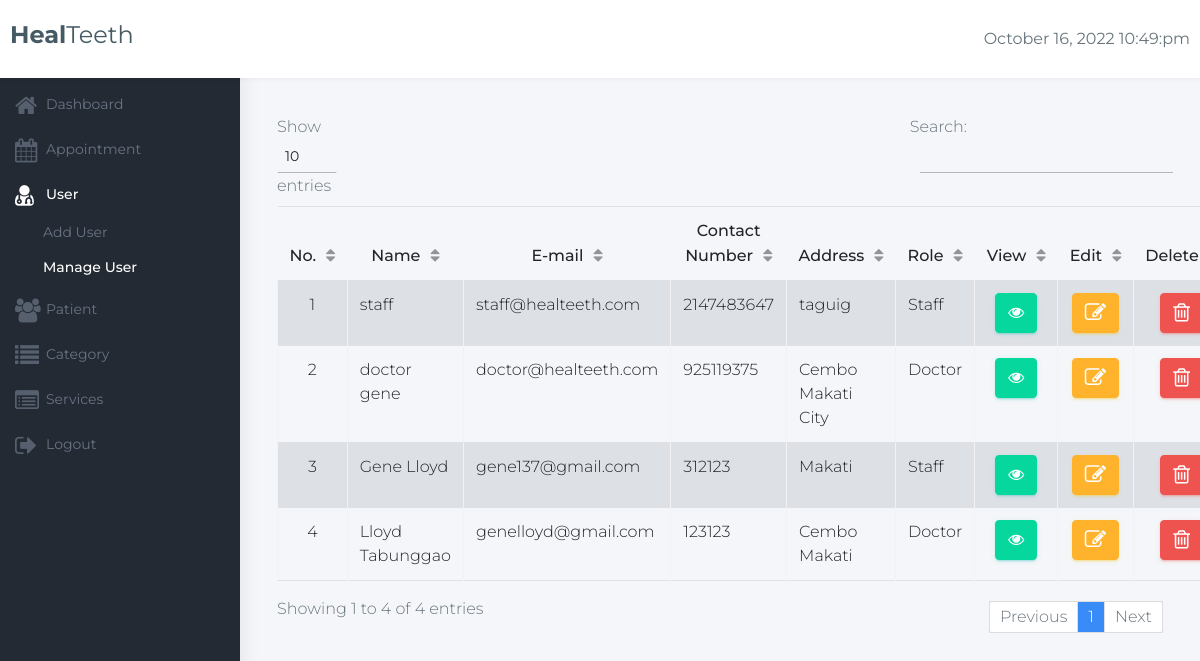
Page /manage_user.php (signed in) on the earlier database version.
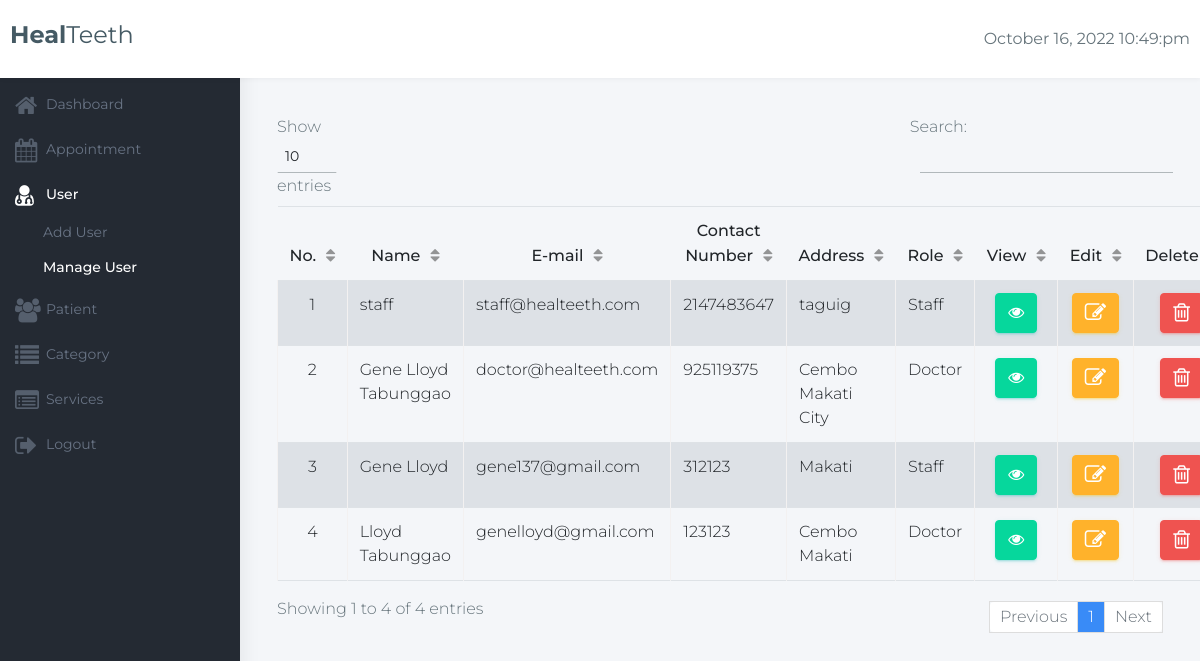
Same page on the later database version.
### tables this page shows
CREATE TABLE `user` (
  `id` int(11) NOT NULL,
  `full_name` varchar(100) NOT NULL,
  `email_address` varchar(100) NOT NULL,
  `password` varchar(100) NOT NULL,
  `contact_number` int(100) NOT NULL,
  `full_address` varchar(100) NOT NULL,
  `role` varchar(11) NOT NULL DEFAULT 'Patient'
);

### manage_user.php (the view, shortened to what the changed rows need)
<?php
   include('config.php');
   ?>
<!DOCTYPE html>
<html lang="en">
   <head>
      <link
         href="assets/plugins/bootstrap/css/bootstrap.min.css"
         rel="stylesheet"
         />
      <link href="css/style.css" rel="stylesheet" />
      <link href="css/colors/default-dark.css" id="theme" rel="stylesheet" />
      <link rel="stylesheet" href="assets/plugins/font-awesome/css/font-awesome.min.css">
   </head>
   <body class="fix-header card-no-border fix-sidebar">
      <?php
         include 'includes/topheader.php';
         include 'includes/sidebar_doctor.php';
         ?>
      <div class="page-wrapper">
      <div class="container-fluid">
      <div class="container">
         <table class="table table-bordered table-striped table-hover" id="myTable">
            <thead>
               <tr>
                  <th class="text-center" scope="col">No.</th>
                  <th class="text-center" scope="col">Name</th>
                  <th class="text-center" scope="col">E-mail</th>
                  <th class="text-center" scope="col">Contact Number</th>
                  <th class="text-center" scope="col">Address</th>
                  <th class="text-center" scope="col">Role</th>
                  <th class="text-center" scope="col">View</th>
                  <th class="text-center" scope="col">Edit</th>
                  <th class="text-center" scope="col">Delete</th>
               </tr>
            </thead>
            <?php
               $get_data = "SELECT * FROM user WHERE role in ('Doctor','Staff') order by 1 desc";
               $run_data = mysqli_query($con,$get_data);
               $i = 0;
               while($row = mysqli_fetch_array($run_data))
               {
                   $sl = ++$i;
                   $id = $row['id'];
                   $name = $row['full_name'];
                   $email = $row['email_address'];
                   $c_num = $row['contact_number'];
                   $address = $row['full_address'];
                   $role = $row['role'];
                   echo "
                   <tr>
                   <td class='text-center'>$sl</td>
                   <td class='text-left'>$name</td>
                   <td class='text-left'>$email</td>
                   <td class='text-left'>$c_num</td>
                   <td class='text-left'>$address</td>
                   <td class='text-left'>$role</td>
                   <td class='text-center'>
                       <span>
                       <a href='#' class='btn btn-success mr-3 profile' data-toggle='modal' data-target='#view$id' title='Prfile'><i class='fa fa-eye' aria-hidden='true'></i></a>
                       </span>
                   </td>
                   <td class='text-center'>
                       <span>
                       <a href='#' class='btn btn-warning mr-3 edituser' data-toggle='modal' data-target='#edit$id' title='Edit'><i class='fa fa-pencil-square-o fa-lg'></i></a>
                       </span>
                   </td>
                   <td class='text-center'>
                       <span>
                           <a href='#' class='btn btn-danger deleteuser' title='Delete'>
                                <i class='fa fa-trash-o fa-lg' data-toggle='modal' data-target='#$id' style='' aria-hidden='true'></i>
                           </a>
                       </span>
                   </td>
               </tr>
                   ";
               }
               ?>
         </table>
      </div>
      <?php
         $get_data = "SELECT * FROM user WHERE role in ('Doctor','Staff') ";
         $run_data = mysqli_query($con,$get_data);
         while($row = mysqli_fetch_array($run_data))
         {
             $id = $row['id'];
             $fname = $row['full_name'];
             $pemail = $row['email_address'];
             $pc_num = $row['contact_number'];
             $padd = $row['full_address'];
             echo "
         <div id='edit$id' class='modal fade' role='dialog'>
           <div class='modal-dialog'>
             <div class='modal-content'>
               <div class='modal-header'>
                      <button type='button' class='close' data-dismiss='modal'>&times;</button>
                      <h4 class='modal-title text-center'>Edit your Data</h4>
               </div>
               <div class='modal-body'>
                 <form action='edit_user.php?id=$id' method='post' enctype='multipart/form-data'>
                 <div class='form-row'>
                     <div class='form-group col-md-12'>
                         <label for='fname'>Full Name</label>
                         <input type='text' class='form-control' name='f_name' placeholder='Enter Full Name' value='$fname'>
                     </div>
                     <div class='form-group col-md-12'>
                         <label for='email'>E-mail</label>
                         <input type='text' class='form-control' name='e_mail' placeholder='Enter Email' value='$pemail'>
                     </div>
                     <div class='form-group col-md-12'>
                         <label for='cnum'>Contact Number</label>
                         <input type='text' class='form-control' name='c_num' placeholder='Enter Contact Number' value='$pc_num'>
                     </div>
                     <div class='form-group col-md-12'>
                         <label for='address'>Address</label>
                         <input type='text' class='form-control' name='a_ddress' placeholder='Enter Address' value='$padd'>
                     </div>
                 </div>
                 <div class='modal-footer'>
                      <input type='submit' name='submit' class='btn btn-info btn-large' value='Submit'>
                      <button type='button' class='btn btn-secondary' data-dismiss='modal'>Close</button>
                 </div>
                 </form>
               </div>
             </div>
             </div>
             </div>
         </div>
             ";
         }
         ?>
   </body>
</html>

Differences in the rows shown:
changed user "doctor@healteeth.com": full_name "doctor gene" → "Gene Lloyd Tabunggao"
